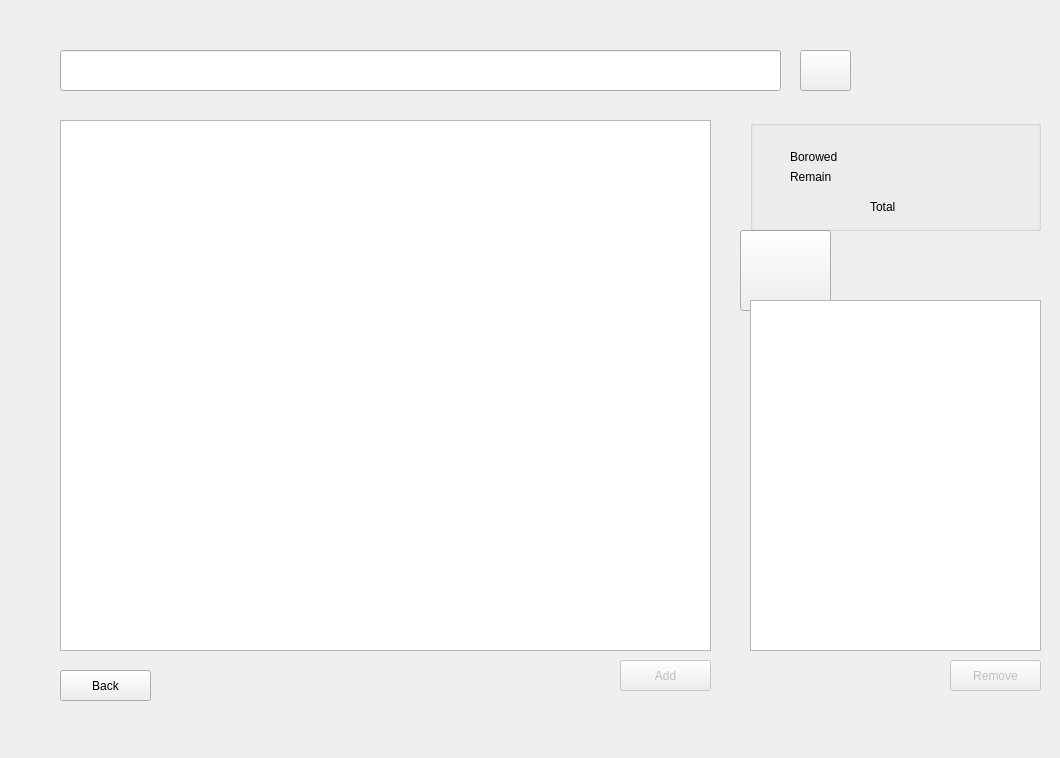
<?xml version="1.0" encoding="UTF-8"?>
<ui version="4.0">
 <class>UserMenu</class>
 <widget class="QWidget" name="UserMenu">
  <property name="windowModality">
   <enum>Qt::ApplicationModal</enum>
  </property>
  <property name="geometry">
   <rect>
    <x>0</x>
    <y>0</y>
    <width>1060</width>
    <height>758</height>
   </rect>
  </property>
  <property name="minimumSize">
   <size>
    <width>150</width>
    <height>40</height>
   </size>
  </property>
  <property name="windowTitle">
   <string>Menu</string>
  </property>
  <property name="windowIcon">
   <iconset resource="LIBPRO.qrc">
    <normaloff>:/LIBPRO/icon.png</normaloff>:/LIBPRO/icon.png</iconset>
  </property>
  <property name="styleSheet">
   <string notr="true"/>
  </property>
  <widget class="QStackedWidget" name="stackedWidget">
   <property name="geometry">
    <rect>
     <x>0</x>
     <y>0</y>
     <width>1061</width>
     <height>771</height>
    </rect>
   </property>
   <property name="autoFillBackground">
    <bool>false</bool>
   </property>
   <property name="styleSheet">
    <string notr="true">#centralWidget{	
	image: url(:/LIBPRO/usermenu.jpg);
	background-image: url(:/LIBPRO/usermenu.jpg);
	border-image: url(:/LIBPRO/usermenu.jpg);
}</string>
   </property>
   <property name="currentIndex">
    <number>1</number>
   </property>
   <widget class="QWidget" name="menuPage">
    <widget class="QWidget" name="layoutWidget">
     <property name="geometry">
      <rect>
       <x>120</x>
       <y>150</y>
       <width>251</width>
       <height>28</height>
      </rect>
     </property>
     <layout class="QHBoxLayout" name="horizontalLayout">
      <item>
       <widget class="QLabel" name="label_2">
        <property name="text">
         <string>&lt;html&gt;&lt;head/&gt;&lt;body&gt;&lt;p&gt;&lt;span style=&quot; font-size:14pt;&quot;&gt;Hello,&lt;/span&gt;&lt;/p&gt;&lt;/body&gt;&lt;/html&gt;</string>
        </property>
       </widget>
      </item>
      <item>
       <widget class="QLabel" name="displayUser">
        <property name="text">
         <string>&lt;html&gt;&lt;head/&gt;&lt;body&gt;&lt;p&gt;&lt;br/&gt;&lt;/p&gt;&lt;/body&gt;&lt;/html&gt;</string>
        </property>
       </widget>
      </item>
     </layout>
    </widget>
    <widget class="QWidget" name="layoutWidget">
     <property name="geometry">
      <rect>
       <x>220</x>
       <y>240</y>
       <width>152</width>
       <height>340</height>
      </rect>
     </property>
     <layout class="QVBoxLayout" name="verticalLayout">
      <item>
       <widget class="QPushButton" name="findBookButton">
        <property name="minimumSize">
         <size>
          <width>150</width>
          <height>40</height>
         </size>
        </property>
        <property name="autoFillBackground">
         <bool>false</bool>
        </property>
        <property name="text">
         <string>Find Book</string>
        </property>
       </widget>
      </item>
      <item>
       <spacer name="verticalSpacer">
        <property name="minimumSize">
         <size>
          <width>150</width>
          <height>40</height>
         </size>
        </property>
        <property name="orientation">
         <enum>Qt::Vertical</enum>
        </property>
        <property name="sizeType">
         <enum>QSizePolicy::Fixed</enum>
        </property>
        <property name="sizeHint" stdset="0">
         <size>
          <width>147</width>
          <height>40</height>
         </size>
        </property>
       </spacer>
      </item>
      <item>
       <widget class="QPushButton" name="historyButton">
        <property name="minimumSize">
         <size>
          <width>150</width>
          <height>40</height>
         </size>
        </property>
        <property name="text">
         <string>Borrowed History</string>
        </property>
       </widget>
      </item>
      <item>
       <spacer name="verticalSpacer_2">
        <property name="minimumSize">
         <size>
          <width>150</width>
          <height>40</height>
         </size>
        </property>
        <property name="orientation">
         <enum>Qt::Vertical</enum>
        </property>
        <property name="sizeType">
         <enum>QSizePolicy::Fixed</enum>
        </property>
        <property name="sizeHint" stdset="0">
         <size>
          <width>147</width>
          <height>40</height>
         </size>
        </property>
       </spacer>
      </item>
      <item>
       <widget class="QPushButton" name="profileButton">
        <property name="minimumSize">
         <size>
          <width>150</width>
          <height>40</height>
         </size>
        </property>
        <property name="text">
         <string>Profile</string>
        </property>
       </widget>
      </item>
      <item>
       <spacer name="verticalSpacer_3">
        <property name="minimumSize">
         <size>
          <width>150</width>
          <height>40</height>
         </size>
        </property>
        <property name="orientation">
         <enum>Qt::Vertical</enum>
        </property>
        <property name="sizeType">
         <enum>QSizePolicy::Fixed</enum>
        </property>
        <property name="sizeHint" stdset="0">
         <size>
          <width>147</width>
          <height>40</height>
         </size>
        </property>
       </spacer>
      </item>
      <item>
       <widget class="QPushButton" name="exitButton">
        <property name="minimumSize">
         <size>
          <width>150</width>
          <height>40</height>
         </size>
        </property>
        <property name="text">
         <string>Log Out</string>
        </property>
       </widget>
      </item>
     </layout>
    </widget>
    <widget class="QListWidget" name="listWidget">
     <property name="geometry">
      <rect>
       <x>512</x>
       <y>267</y>
       <width>451</width>
       <height>311</height>
      </rect>
     </property>
    </widget>
    <widget class="QLabel" name="label">
     <property name="geometry">
      <rect>
       <x>512</x>
       <y>242</y>
       <width>243</width>
       <height>19</height>
      </rect>
     </property>
     <property name="styleSheet">
      <string notr="true">background-color: rgb(255, 255, 255);</string>
     </property>
     <property name="text">
      <string>&lt;html&gt;&lt;head/&gt;&lt;body&gt;&lt;p&gt;&lt;span style=&quot; font-size:12pt; font-weight:600; color:#ff0000;&quot;&gt;                   Annouce New Books Releases&lt;/span&gt;&lt;/p&gt;&lt;/body&gt;&lt;/html&gt;</string>
     </property>
     <property name="buddy">
      <cstring>listWidget</cstring>
     </property>
    </widget>
   </widget>
   <widget class="QWidget" name="searchPage">
    <widget class="QLineEdit" name="searchLine">
     <property name="geometry">
      <rect>
       <x>60</x>
       <y>50</y>
       <width>721</width>
       <height>41</height>
      </rect>
     </property>
     <property name="font">
      <font>
       <family>Lucida Calligraphy</family>
       <pointsize>20</pointsize>
      </font>
     </property>
     <property name="focusPolicy">
      <enum>Qt::StrongFocus</enum>
     </property>
     <property name="text">
      <string/>
     </property>
     <property name="clearButtonEnabled">
      <bool>true</bool>
     </property>
    </widget>
    <widget class="QPushButton" name="searchButton">
     <property name="geometry">
      <rect>
       <x>800</x>
       <y>50</y>
       <width>51</width>
       <height>41</height>
      </rect>
     </property>
     <property name="styleSheet">
      <string notr="true">border-image: url(:/LIBPRO/search_icon.png);</string>
     </property>
     <property name="text">
      <string/>
     </property>
    </widget>
    <widget class="QPushButton" name="returnButton">
     <property name="geometry">
      <rect>
       <x>60</x>
       <y>670</y>
       <width>91</width>
       <height>31</height>
      </rect>
     </property>
     <property name="text">
      <string>Back</string>
     </property>
    </widget>
    <widget class="QListWidget" name="listWidget_2">
     <property name="geometry">
      <rect>
       <x>60</x>
       <y>120</y>
       <width>651</width>
       <height>531</height>
      </rect>
     </property>
     <property name="font">
      <font>
       <family>Rockwell</family>
       <pointsize>20</pointsize>
      </font>
     </property>
    </widget>
    <widget class="QPushButton" name="addButton">
     <property name="enabled">
      <bool>false</bool>
     </property>
     <property name="geometry">
      <rect>
       <x>620</x>
       <y>660</y>
       <width>91</width>
       <height>31</height>
      </rect>
     </property>
     <property name="text">
      <string>Add</string>
     </property>
    </widget>
    <widget class="QPushButton" name="removeButton">
     <property name="enabled">
      <bool>false</bool>
     </property>
     <property name="geometry">
      <rect>
       <x>950</x>
       <y>660</y>
       <width>91</width>
       <height>31</height>
      </rect>
     </property>
     <property name="text">
      <string>Remove</string>
     </property>
    </widget>
    <widget class="QPushButton" name="pushButton">
     <property name="geometry">
      <rect>
       <x>740</x>
       <y>230</y>
       <width>91</width>
       <height>81</height>
      </rect>
     </property>
     <property name="styleSheet">
      <string notr="true">border-image: url(:/LIBPRO/cart.png);</string>
     </property>
     <property name="text">
      <string/>
     </property>
    </widget>
    <widget class="QGroupBox" name="groupBox_2">
     <property name="geometry">
      <rect>
       <x>750</x>
       <y>120</y>
       <width>291</width>
       <height>111</height>
      </rect>
     </property>
     <property name="title">
      <string/>
     </property>
     <widget class="QLabel" name="label_7">
      <property name="geometry">
       <rect>
        <x>40</x>
        <y>30</y>
        <width>47</width>
        <height>13</height>
       </rect>
      </property>
      <property name="text">
       <string>Borowed</string>
      </property>
     </widget>
     <widget class="QLabel" name="label_8">
      <property name="geometry">
       <rect>
        <x>40</x>
        <y>50</y>
        <width>47</width>
        <height>13</height>
       </rect>
      </property>
      <property name="text">
       <string>Remain</string>
      </property>
     </widget>
     <widget class="QLabel" name="label_9">
      <property name="geometry">
       <rect>
        <x>120</x>
        <y>80</y>
        <width>47</width>
        <height>13</height>
       </rect>
      </property>
      <property name="text">
       <string>Total</string>
      </property>
     </widget>
     <widget class="QLabel" name="borrowedNumber">
      <property name="geometry">
       <rect>
        <x>110</x>
        <y>30</y>
        <width>21</width>
        <height>16</height>
       </rect>
      </property>
      <property name="text">
       <string/>
      </property>
     </widget>
     <widget class="QLabel" name="remainNumber">
      <property name="geometry">
       <rect>
        <x>110</x>
        <y>50</y>
        <width>21</width>
        <height>16</height>
       </rect>
      </property>
      <property name="text">
       <string/>
      </property>
     </widget>
     <widget class="QLabel" name="totalNumber">
      <property name="geometry">
       <rect>
        <x>160</x>
        <y>80</y>
        <width>21</width>
        <height>16</height>
       </rect>
      </property>
      <property name="text">
       <string/>
      </property>
     </widget>
    </widget>
    <widget class="QListWidget" name="listWidget_3">
     <property name="geometry">
      <rect>
       <x>750</x>
       <y>300</y>
       <width>291</width>
       <height>351</height>
      </rect>
     </property>
     <property name="font">
      <font>
       <family>Rockwell</family>
       <pointsize>16</pointsize>
      </font>
     </property>
    </widget>
   </widget>
   <widget class="QWidget" name="informationPage">
    <widget class="QTableWidget" name="tableWidget">
     <property name="geometry">
      <rect>
       <x>480</x>
       <y>110</y>
       <width>521</width>
       <height>521</height>
      </rect>
     </property>
     <property name="selectionMode">
      <enum>QAbstractItemView::ExtendedSelection</enum>
     </property>
     <property name="textElideMode">
      <enum>Qt::ElideRight</enum>
     </property>
     <property name="showGrid">
      <bool>false</bool>
     </property>
     <column>
      <property name="text">
       <string>Book</string>
      </property>
     </column>
     <column>
      <property name="text">
       <string>Author</string>
      </property>
     </column>
     <column>
      <property name="text">
       <string>Date Borrow</string>
      </property>
     </column>
     <column>
      <property name="text">
       <string>Date Return</string>
      </property>
     </column>
    </widget>
    <widget class="QPushButton" name="returnButton2">
     <property name="geometry">
      <rect>
       <x>60</x>
       <y>670</y>
       <width>91</width>
       <height>31</height>
      </rect>
     </property>
     <property name="text">
      <string>Back</string>
     </property>
    </widget>
    <widget class="QGroupBox" name="groupBox">
     <property name="geometry">
      <rect>
       <x>60</x>
       <y>110</y>
       <width>411</width>
       <height>471</height>
      </rect>
     </property>
     <property name="title">
      <string>Information</string>
     </property>
     <widget class="QPushButton" name="saveButton">
      <property name="enabled">
       <bool>false</bool>
      </property>
      <property name="geometry">
       <rect>
        <x>260</x>
        <y>400</y>
        <width>81</width>
        <height>31</height>
       </rect>
      </property>
      <property name="text">
       <string>Save Changes</string>
      </property>
     </widget>
     <widget class="QWidget" name="layoutWidget">
      <property name="geometry">
       <rect>
        <x>31</x>
        <y>62</y>
        <width>311</width>
        <height>201</height>
       </rect>
      </property>
      <layout class="QVBoxLayout" name="verticalLayout_4">
       <item>
        <layout class="QHBoxLayout" name="horizontalLayout_5">
         <property name="sizeConstraint">
          <enum>QLayout::SetNoConstraint</enum>
         </property>
         <item>
          <widget class="QLabel" name="label_3">
           <property name="text">
            <string>UserName       </string>
           </property>
          </widget>
         </item>
         <item>
          <widget class="QLineEdit" name="lineUser_info">
           <property name="readOnly">
            <bool>true</bool>
           </property>
          </widget>
         </item>
        </layout>
       </item>
       <item>
        <layout class="QHBoxLayout" name="horizontalLayout_6">
         <item>
          <widget class="QLabel" name="label_4">
           <property name="text">
            <string>Password        </string>
           </property>
          </widget>
         </item>
         <item>
          <widget class="QLineEdit" name="linePass_info">
           <property name="echoMode">
            <enum>QLineEdit::Password</enum>
           </property>
           <property name="readOnly">
            <bool>true</bool>
           </property>
          </widget>
         </item>
        </layout>
       </item>
       <item>
        <layout class="QHBoxLayout" name="horizontalLayout_7">
         <property name="sizeConstraint">
          <enum>QLayout::SetNoConstraint</enum>
         </property>
         <item>
          <widget class="QLabel" name="label_5">
           <property name="text">
            <string>PhoneNumber </string>
           </property>
          </widget>
         </item>
         <item>
          <widget class="QLineEdit" name="linePhone_info">
           <property name="readOnly">
            <bool>true</bool>
           </property>
          </widget>
         </item>
        </layout>
       </item>
      </layout>
     </widget>
     <widget class="QWidget" name="layoutWidget">
      <property name="geometry">
       <rect>
        <x>30</x>
        <y>280</y>
        <width>311</width>
        <height>73</height>
       </rect>
      </property>
      <layout class="QHBoxLayout" name="horizontalLayout_8">
       <item>
        <layout class="QVBoxLayout" name="verticalLayout_5">
         <item>
          <widget class="QLabel" name="label_6">
           <property name="text">
            <string>Note               </string>
           </property>
          </widget>
         </item>
         <item>
          <spacer name="verticalSpacer_4">
           <property name="orientation">
            <enum>Qt::Vertical</enum>
           </property>
           <property name="sizeType">
            <enum>QSizePolicy::Fixed</enum>
           </property>
           <property name="sizeHint" stdset="0">
            <size>
             <width>20</width>
             <height>40</height>
            </size>
           </property>
          </spacer>
         </item>
        </layout>
       </item>
       <item>
        <widget class="QTextEdit" name="note_info">
         <property name="maximumSize">
          <size>
           <width>221</width>
           <height>71</height>
          </size>
         </property>
         <property name="readOnly">
          <bool>true</bool>
         </property>
        </widget>
       </item>
      </layout>
     </widget>
     <widget class="QPushButton" name="changeButton">
      <property name="geometry">
       <rect>
        <x>160</x>
        <y>400</y>
        <width>81</width>
        <height>31</height>
       </rect>
      </property>
      <property name="text">
       <string>Changes</string>
      </property>
     </widget>
    </widget>
   </widget>
  </widget>
  <widget class="QWidget" name="layoutWidget">
   <property name="geometry">
    <rect>
     <x>0</x>
     <y>0</y>
     <width>2</width>
     <height>2</height>
    </rect>
   </property>
   <layout class="QHBoxLayout" name="horizontalLayout_3"/>
  </widget>
  <widget class="QWidget" name="layoutWidget">
   <property name="geometry">
    <rect>
     <x>0</x>
     <y>0</y>
     <width>2</width>
     <height>2</height>
    </rect>
   </property>
   <layout class="QHBoxLayout" name="horizontalLayout_4"/>
  </widget>
 </widget>
 <layoutdefault spacing="6" margin="11"/>
 <resources>
  <include location="LIBPRO.qrc"/>
 </resources>
 <connections>
  <connection>
   <sender>exitButton</sender>
   <signal>clicked()</signal>
   <receiver>UserMenu</receiver>
   <slot>close()</slot>
   <hints>
    <hint type="sourcelabel">
     <x>239</x>
     <y>531</y>
    </hint>
    <hint type="destinationlabel">
     <x>339</x>
     <y>636</y>
    </hint>
   </hints>
  </connection>
 </connections>
</ui>
